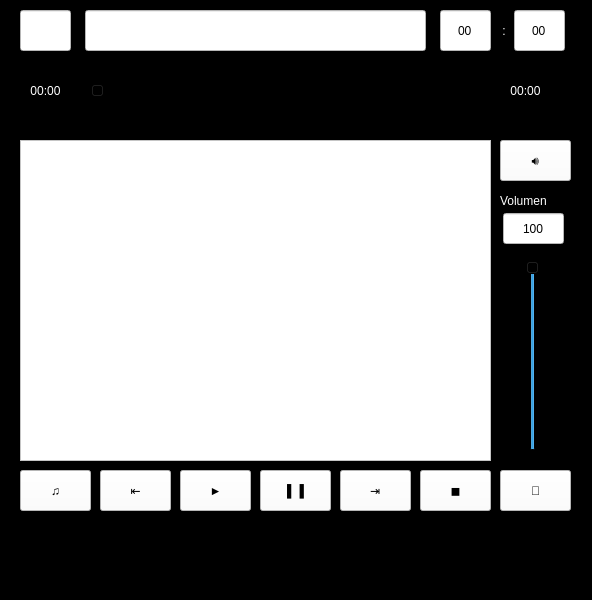
<?xml version="1.0" encoding="UTF-8"?>
<ui version="4.0">
 <class>MainWindow</class>
 <widget class="QMainWindow" name="MainWindow">
  <property name="geometry">
   <rect>
    <x>0</x>
    <y>0</y>
    <width>592</width>
    <height>600</height>
   </rect>
  </property>
  <property name="minimumSize">
   <size>
    <width>592</width>
    <height>501</height>
   </size>
  </property>
  <property name="maximumSize">
   <size>
    <width>592</width>
    <height>600</height>
   </size>
  </property>
  <property name="windowTitle">
   <string>MainWindow</string>
  </property>
  <property name="styleSheet">
   <string notr="true">background-color: rgb(0, 0, 0);</string>
  </property>
  <property name="toolButtonStyle">
   <enum>Qt::ToolButtonIconOnly</enum>
  </property>
  <property name="tabShape">
   <enum>QTabWidget::Rounded</enum>
  </property>
  <widget class="QWidget" name="centralwidget">
   <widget class="QPushButton" name="btnAddSong">
    <property name="geometry">
     <rect>
      <x>20</x>
      <y>470</y>
      <width>71</width>
      <height>41</height>
     </rect>
    </property>
    <property name="styleSheet">
     <string notr="true">font: 75 16pt &quot;MS Shell Dlg 2&quot;;
background-color: rgb(255, 255, 255);</string>
    </property>
    <property name="text">
     <string>♫</string>
    </property>
   </widget>
   <widget class="QLineEdit" name="txtTitle">
    <property name="geometry">
     <rect>
      <x>85</x>
      <y>10</y>
      <width>341</width>
      <height>41</height>
     </rect>
    </property>
    <property name="styleSheet">
     <string notr="true">font: 16pt &quot;Consolas&quot;;
background-color: rgb(255, 255, 255);</string>
    </property>
    <property name="readOnly">
     <bool>true</bool>
    </property>
   </widget>
   <widget class="QListWidget" name="listSongs">
    <property name="geometry">
     <rect>
      <x>20</x>
      <y>140</y>
      <width>471</width>
      <height>321</height>
     </rect>
    </property>
    <property name="styleSheet">
     <string notr="true">font: 16pt &quot;Consolas&quot;;
background-color: rgb(255, 255, 255);</string>
    </property>
   </widget>
   <widget class="QLineEdit" name="txtSecs">
    <property name="geometry">
     <rect>
      <x>514</x>
      <y>10</y>
      <width>51</width>
      <height>41</height>
     </rect>
    </property>
    <property name="styleSheet">
     <string notr="true">font: 16pt &quot;Consolas&quot;;
background-color: rgb(255, 255, 255);</string>
    </property>
    <property name="text">
     <string>00</string>
    </property>
    <property name="alignment">
     <set>Qt::AlignCenter</set>
    </property>
    <property name="readOnly">
     <bool>true</bool>
    </property>
   </widget>
   <widget class="QPushButton" name="btnPlay">
    <property name="geometry">
     <rect>
      <x>180</x>
      <y>470</y>
      <width>71</width>
      <height>41</height>
     </rect>
    </property>
    <property name="styleSheet">
     <string notr="true">font: 75 16pt &quot;MS Shell Dlg 2&quot;;
background-color: rgb(255, 255, 255);</string>
    </property>
    <property name="text">
     <string>►</string>
    </property>
   </widget>
   <widget class="QPushButton" name="btnPause">
    <property name="geometry">
     <rect>
      <x>260</x>
      <y>470</y>
      <width>71</width>
      <height>41</height>
     </rect>
    </property>
    <property name="styleSheet">
     <string notr="true">font: 75 10pt &quot;MS Shell Dlg 2&quot;;
background-color: rgb(255, 255, 255);</string>
    </property>
    <property name="text">
     <string>▌▐</string>
    </property>
   </widget>
   <widget class="QPushButton" name="btnStop">
    <property name="geometry">
     <rect>
      <x>420</x>
      <y>470</y>
      <width>71</width>
      <height>41</height>
     </rect>
    </property>
    <property name="styleSheet">
     <string notr="true">font: 75 14pt &quot;MS Shell Dlg 2&quot;;
background-color: rgb(255, 255, 255);</string>
    </property>
    <property name="text">
     <string>◼</string>
    </property>
   </widget>
   <widget class="QLineEdit" name="txtMins">
    <property name="geometry">
     <rect>
      <x>440</x>
      <y>10</y>
      <width>51</width>
      <height>41</height>
     </rect>
    </property>
    <property name="styleSheet">
     <string notr="true">font: 16pt &quot;Consolas&quot;;
background-color: rgb(255, 255, 255);</string>
    </property>
    <property name="text">
     <string>00</string>
    </property>
    <property name="alignment">
     <set>Qt::AlignCenter</set>
    </property>
    <property name="readOnly">
     <bool>true</bool>
    </property>
   </widget>
   <widget class="QPushButton" name="btnNext">
    <property name="geometry">
     <rect>
      <x>340</x>
      <y>470</y>
      <width>71</width>
      <height>41</height>
     </rect>
    </property>
    <property name="styleSheet">
     <string notr="true">font: 75 35pt &quot;MS Shell Dlg 2&quot;;
background-color: rgb(255, 255, 255);</string>
    </property>
    <property name="text">
     <string>⇥</string>
    </property>
   </widget>
   <widget class="QPushButton" name="btnPrev">
    <property name="geometry">
     <rect>
      <x>100</x>
      <y>470</y>
      <width>71</width>
      <height>41</height>
     </rect>
    </property>
    <property name="styleSheet">
     <string notr="true">font: 75 35pt &quot;MS Shell Dlg 2&quot;;
background-color: rgb(255, 255, 255);</string>
    </property>
    <property name="text">
     <string>⇤</string>
    </property>
   </widget>
   <widget class="QLineEdit" name="txtVol">
    <property name="geometry">
     <rect>
      <x>503</x>
      <y>213</y>
      <width>61</width>
      <height>31</height>
     </rect>
    </property>
    <property name="styleSheet">
     <string notr="true">font: 16pt &quot;Consolas&quot;;
background-color: rgb(255, 255, 255);</string>
    </property>
    <property name="text">
     <string>100</string>
    </property>
    <property name="alignment">
     <set>Qt::AlignCenter</set>
    </property>
    <property name="readOnly">
     <bool>true</bool>
    </property>
   </widget>
   <widget class="QLabel" name="label">
    <property name="geometry">
     <rect>
      <x>500</x>
      <y>190</y>
      <width>71</width>
      <height>21</height>
     </rect>
    </property>
    <property name="styleSheet">
     <string notr="true">font: 14pt &quot;Consolas&quot;;
color: rgb(255, 255, 255);</string>
    </property>
    <property name="text">
     <string>Volumen</string>
    </property>
   </widget>
   <widget class="QSlider" name="sliderVol">
    <property name="geometry">
     <rect>
      <x>522</x>
      <y>260</y>
      <width>22</width>
      <height>191</height>
     </rect>
    </property>
    <property name="styleSheet">
     <string notr="true"/>
    </property>
    <property name="maximum">
     <number>100</number>
    </property>
    <property name="value">
     <number>100</number>
    </property>
    <property name="orientation">
     <enum>Qt::Vertical</enum>
    </property>
   </widget>
   <widget class="QLabel" name="label_2">
    <property name="geometry">
     <rect>
      <x>496</x>
      <y>20</y>
      <width>16</width>
      <height>21</height>
     </rect>
    </property>
    <property name="styleSheet">
     <string notr="true">font: 14pt &quot;Consolas&quot;;
color: rgb(255, 255, 255);</string>
    </property>
    <property name="text">
     <string>:</string>
    </property>
    <property name="alignment">
     <set>Qt::AlignCenter</set>
    </property>
   </widget>
   <widget class="QLineEdit" name="txtIndex">
    <property name="geometry">
     <rect>
      <x>20</x>
      <y>10</y>
      <width>51</width>
      <height>41</height>
     </rect>
    </property>
    <property name="styleSheet">
     <string notr="true">font: 16pt &quot;Consolas&quot;;
background-color: rgb(255, 255, 255);</string>
    </property>
    <property name="text">
     <string/>
    </property>
    <property name="alignment">
     <set>Qt::AlignCenter</set>
    </property>
    <property name="readOnly">
     <bool>true</bool>
    </property>
   </widget>
   <widget class="QPushButton" name="btnMute">
    <property name="geometry">
     <rect>
      <x>500</x>
      <y>140</y>
      <width>71</width>
      <height>41</height>
     </rect>
    </property>
    <property name="styleSheet">
     <string notr="true">font: 75 14pt &quot;MS Shell Dlg 2&quot;;
background-color: rgb(255, 255, 255);</string>
    </property>
    <property name="text">
     <string>🔊</string>
    </property>
   </widget>
   <widget class="QPushButton" name="btnShuffle">
    <property name="geometry">
     <rect>
      <x>500</x>
      <y>470</y>
      <width>71</width>
      <height>41</height>
     </rect>
    </property>
    <property name="styleSheet">
     <string notr="true">font: 75 14pt &quot;MS Shell Dlg 2&quot;;
background-color: rgb(255, 255, 255);</string>
    </property>
    <property name="text">
     <string>🔀</string>
    </property>
   </widget>
   <widget class="QSlider" name="sliderSong">
    <property name="geometry">
     <rect>
      <x>90</x>
      <y>80</y>
      <width>381</width>
      <height>22</height>
     </rect>
    </property>
    <property name="orientation">
     <enum>Qt::Horizontal</enum>
    </property>
   </widget>
   <widget class="QLabel" name="lblSongLen">
    <property name="geometry">
     <rect>
      <x>490</x>
      <y>80</y>
      <width>71</width>
      <height>21</height>
     </rect>
    </property>
    <property name="styleSheet">
     <string notr="true">font: 14pt &quot;Consolas&quot;;
color: rgb(255, 255, 255);</string>
    </property>
    <property name="text">
     <string>00:00</string>
    </property>
    <property name="alignment">
     <set>Qt::AlignCenter</set>
    </property>
   </widget>
   <widget class="QLabel" name="lblSongProg">
    <property name="geometry">
     <rect>
      <x>10</x>
      <y>80</y>
      <width>71</width>
      <height>21</height>
     </rect>
    </property>
    <property name="styleSheet">
     <string notr="true">font: 14pt &quot;Consolas&quot;;
color: rgb(255, 255, 255);</string>
    </property>
    <property name="text">
     <string>00:00</string>
    </property>
    <property name="alignment">
     <set>Qt::AlignCenter</set>
    </property>
   </widget>
  </widget>
  <widget class="QMenuBar" name="menubar">
   <property name="geometry">
    <rect>
     <x>0</x>
     <y>0</y>
     <width>592</width>
     <height>21</height>
    </rect>
   </property>
  </widget>
  <widget class="QStatusBar" name="statusbar"/>
 </widget>
 <resources/>
 <connections/>
</ui>
